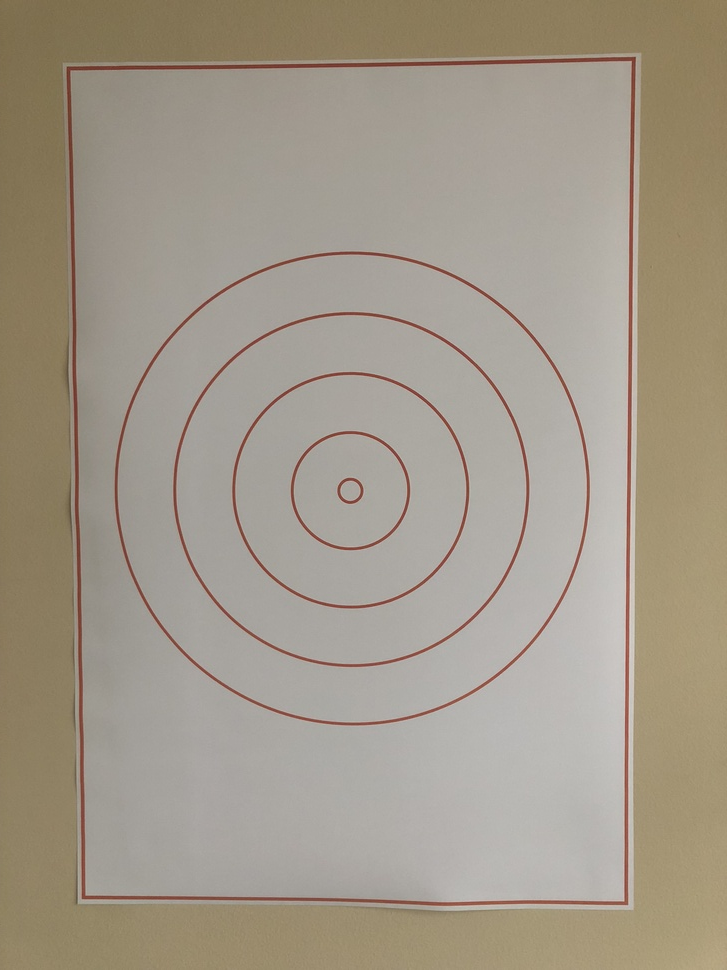
#> input picture images/template.jpeg, 727 x 970 px, shrunk from 3024 x 4032 before the run
$ jupyter execute --allow-errors contour_detection.ipynb   (shell and % lines are left out)   (older library calls are emulated)
#> lines starting #> are read from the running program, lines starting #| are printed output that depends on the picture; after the words box and inside, x2 and y2 are one past the last pixel; in counts of white or black regions, pixels touching at a corner belong together
# Finding Contours

In this notebook, I will try to get full contour of each closed boundary in the paper target and create a series of cropped images based on these boundaries.

[cell 1]
import numpy as np
import matplotlib.pyplot as plt
import cv2


# Set the default figure size
plt.rcParams['figure.figsize'] = [16,8]

# read in image
image = cv2.imread('images/template.jpeg')
#> image is the input picture: shape (970, 727, 3); mean B, G, R 137.5, 152.5, 161.8

# change color to RGB fro BGR
image = cv2.cvtColor(image, cv2.COLOR_BGR2RGB)

# show image
plt.imshow(image)

### Produce binary image for finding contours

[cell 2]
# convert to gray
gray = cv2.cvtColor(image, cv2.COLOR_RGB2GRAY)
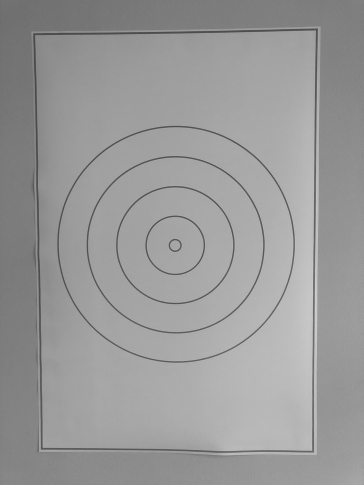
#> gray: shape (970, 727) (shown at 1/2 size); min 62, max 213, mean 153.5
# blur
gray_blurred = cv2.GaussianBlur(gray, (5,5), 4)

# create a binary threshold image
retval, binary = cv2.threshold(gray_blurred, 100, 255, cv2.THRESH_BINARY_INV)
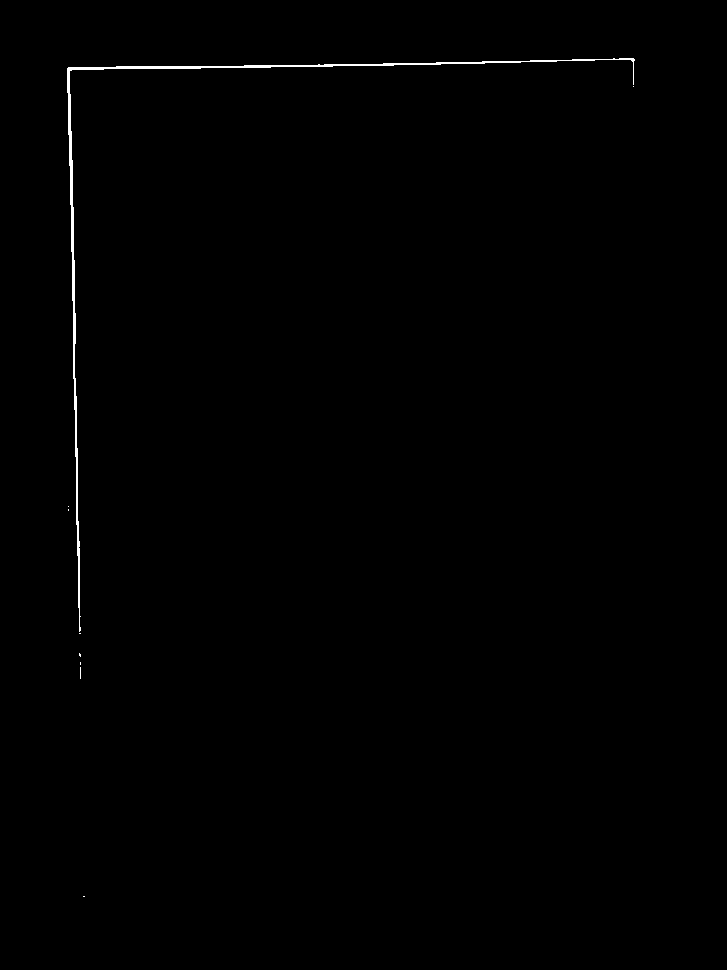
#> binary: shape (970, 727); 0.39% white; 9 white regions (8 under 20 px)

# show image
plt.imshow(binary, cmap='gray')

### Find and Draw Contours

[cell 3]
# find contours from shresholded, binary image
retval, contours, hierarchy = cv2.findContours(binary,
                                               cv2.RETR_TREE,
                                               cv2.CHAIN_APPROX_SIMPLE)
#> contours = 9 contours, 8 with area under 20; largest, box (x1, y1, x2, y2) and area: (67, 58, 635, 632) 1554

# draw all contours on a copy image
contours_image = np.copy(image)
contours_image = cv2.drawContours(contours_image, contours, -1,
                                  (0,255,0), 3)
#> contours_image: shape (970, 727, 3); mean R, G, B 160.4, 154.2, 136.7

# show image
plt.imshow(contours_image)
print('Detected {} contours'.format(len(contours)))
#| Detected 9 contours

#> (a cell that did not finish here is left out)

### Crop Image Around Contour

[cell 5]
# returns a new, cropped version of the original image
# [20 lines left out: function target_crop, not called in this run]

#> (a cell that did not finish here is left out)

Too many contours of not what I want get detected.

<p style="font-family: Arial; font-size:3em;color:purple; font-style:bold"><br>
My Solution</p><br>

[cell 7]
# First import OpenCV, NumPY and MatPlotLib as we will use these libraries
import cv2
import numpy as np
import matplotlib.pyplot as plt

# Load a color image
img = cv2.imread("images/template.jpeg")

# h is the Parameter regulating filter strength for luminance component.
# Bigger h value perfectly removes noise but also removes image details,
# smaller h value preserves details but also preserves some noise
hColor = h = 20

# Default values
templateWindowSize = 7
searchWindowSize = 21

#Image denoising by 'cv2.fastNlMeansDenoisingColored'
blur = cv2.fastNlMeansDenoisingColored(img, None,h,hColor,templateWindowSize,searchWindowSize)

plt.imshow(cv2.cvtColor(blur, cv2.COLOR_BGR2RGB))

### Edge Detection
Instead of using a gradient, you could use an edge detection such as Sobol, Laplacian and Canny here in combination with adjusting the image denoising step above.

[cell 8]
# Apply a morphological gradient (dilate the image, erode the image, and take the difference
elKernel = cv2.getStructuringElement(cv2.MORPH_ELLIPSE, (13,13))

# Use openCV's morphologyEx to generate a gradient using the kernel above
gradient = cv2.morphologyEx(blur, cv2.MORPH_GRADIENT, elKernel)

plt.imshow(cv2.cvtColor(gradient, cv2.COLOR_BGR2RGB))

### OTSU Thresholding
When converting from a grayscale image to a black and white image, selecting a good threshold value can be a time-consuming and manual process.  There are a number of automatic thresholding techniques available - and Otsu's method thresholding is one of the better known techniques.

Conceptually simple, and relatively low cost computationally, Otsu's threshold iterate through all the possible threshold values to find the threshold value where the sum of foreground and background spreads is at its minimum.

[cell 9]
# Convert gradient to grayscale
gradient = cv2.cvtColor(gradient, cv2.COLOR_BGR2GRAY)
#> gradient: shape (970, 727)

#  Generate a matrix called otsu using OpenCV's threshold() function.  Use
otsu = cv2.threshold(gradient, 0, 255, cv2.THRESH_BINARY | cv2.THRESH_OTSU)[1]
#> otsu: shape (970, 727); 13.9% white; 7 white regions (1 under 20 px), largest, box (x1, y1, x2, y2) and area: (62, 51, 641, 911) 42036, (109, 246, 596, 731) 22054, (167, 306, 535, 673) 16549, (226, 366, 475, 614) 10946, (285, 425, 416, 556) 5451, (332, 472, 369, 510) 1034

# Apply a closing operation - we're using a large kernel here. By all means adjust the size of this kernel
# and observe the effects
closingKernel = cv2.getStructuringElement(cv2.MORPH_ELLIPSE, (33,33))
close = cv2.morphologyEx(otsu, cv2.MORPH_CLOSE, closingKernel)
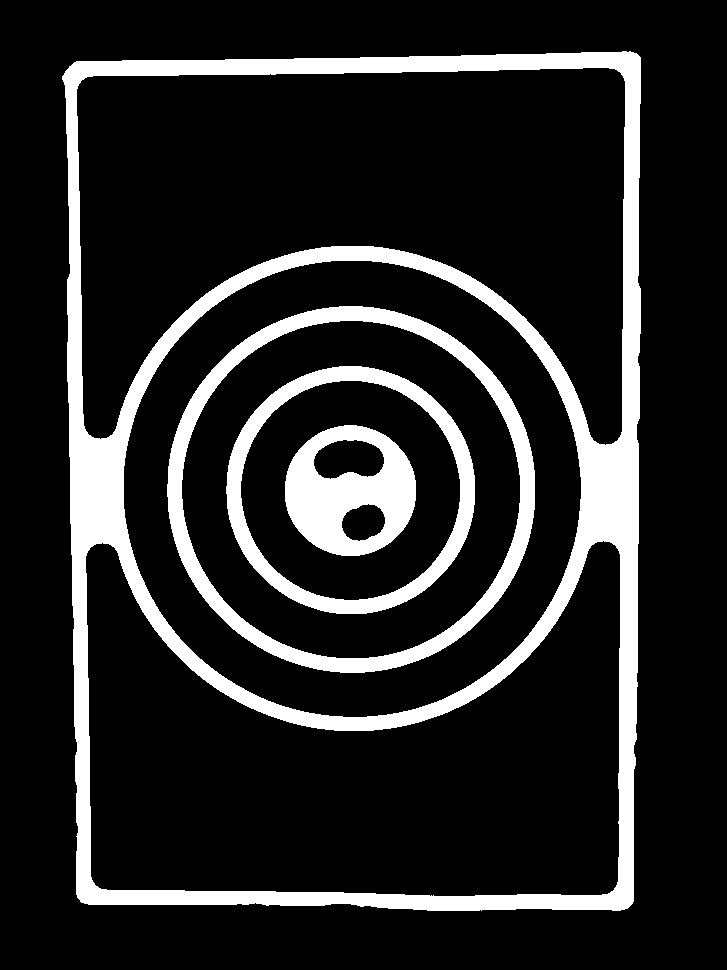
#> close: shape (970, 727); 15.3% white; 4 white regions
plt.imshow(close, cmap='gray')

### Find and Draw Contours

[cell 10]
# find contours from shresholded, binary image
retval, contours, hierarchy = cv2.findContours(close,
                                               cv2.RETR_TREE,
                                               cv2.CHAIN_APPROX_SIMPLE)
#> contours = 11 contours; largest, box (x1, y1, x2, y2) and area: (62, 51, 641, 911) 480801, (123, 260, 582, 718) 164458, (76, 67, 626, 446) 130465, (85, 540, 621, 897) 119568, (167, 306, 535, 673) 105528

# draw all contours on a copy image
contours_image = np.copy(image)
contours_image = cv2.drawContours(contours_image, contours, -1,
                                  (0,255,0), 3)
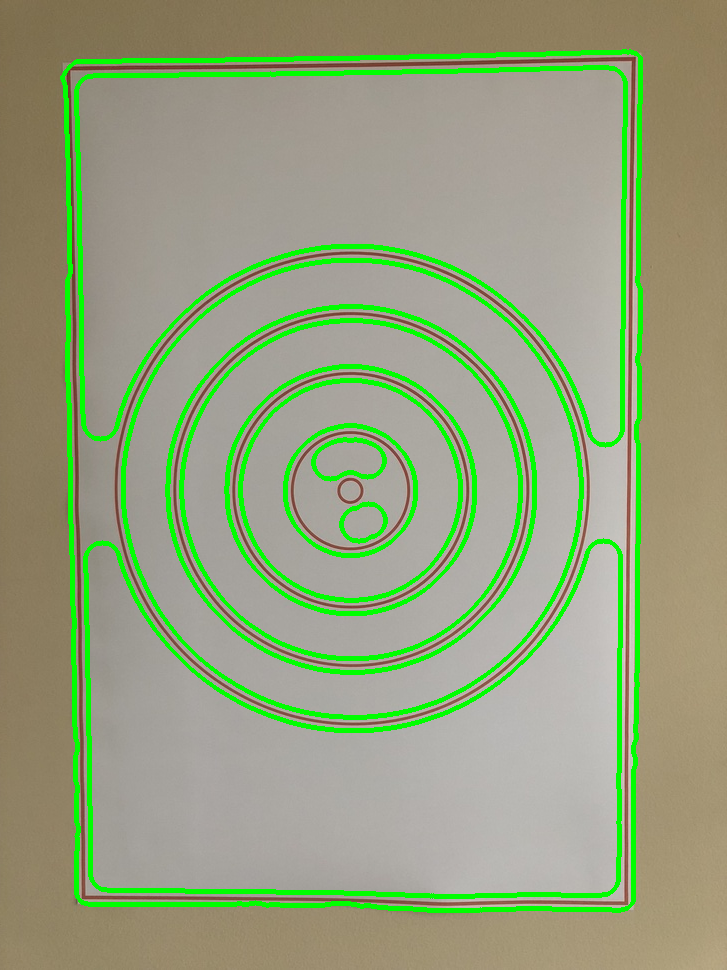
#> contours_image: shape (970, 727, 3); mean R, G, B 148, 160.5, 125.1

# show image
plt.imshow(contours_image)
print('Detected {} contours'.format(len(contours)))
#| Detected 11 contours

### Crop Image Around Contour

[cell 11]
# returns a new, cropped version of the original image
def target_crop(image, selected_contour):
    '''
    INPUT
    ------
    image : original image
    selected contour : contour that will be used for cropping

    RETURN
    ------
    cropped_image : cropped image around given contour
    '''

    # detect bounding rectangle around contour
    x,y,w,h = cv2.boundingRect(selected_contour)

    # crop image using bounding rectangle
    cropped_image = np.copy(image)
    cropped_image = cropped_image[y : y+h, x : x+w]

    return cropped_image

[cell 12]
# Sort the candidates by size, and just keep the largest one
contours = sorted(contours, key=cv2.contourArea, reverse=True)[:1]
#> contours = 1 contour; box (x1, y1, x2, y2) and area: (62, 51, 641, 911) 480801
selected_contour = contours[0]
#> selected_contour = contour of 237 points, box (x1, y1, x2, y2) (62, 51, 641, 911), area 480801

# call traget crop and show image
cropped_image = target_crop(image, selected_contour)
#> in target_crop, `x,y,w,h = cv2.boundingRect(selected_contour)`: x = 62; y = 51; w = 579; h = 860
#> in target_crop, `cropped_image = cropped_image[y : y+h, x : x+w]`:
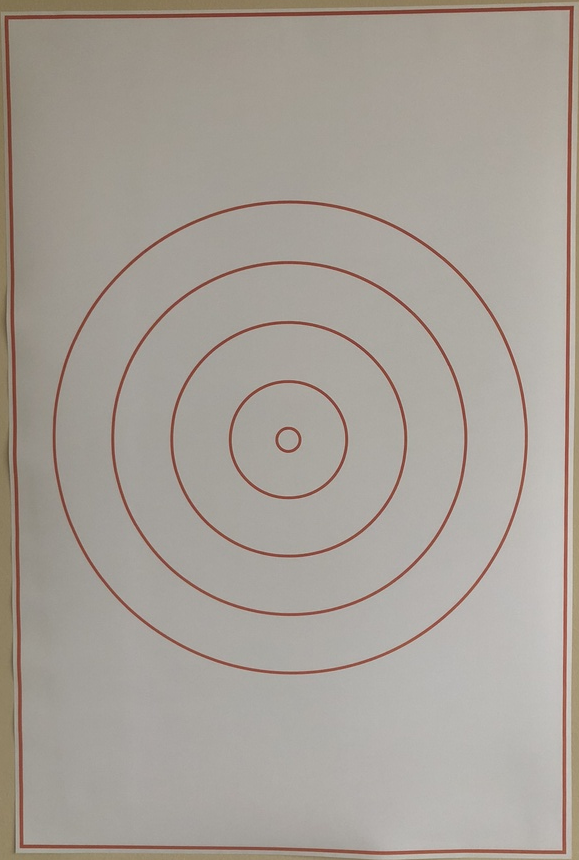
#> cropped_image: shape (860, 579, 3); mean R, G, B 166.9, 160, 152.1
plt.imshow(cropped_image)

$ run again, with images/test1.jpeg copied over images/template.jpeg
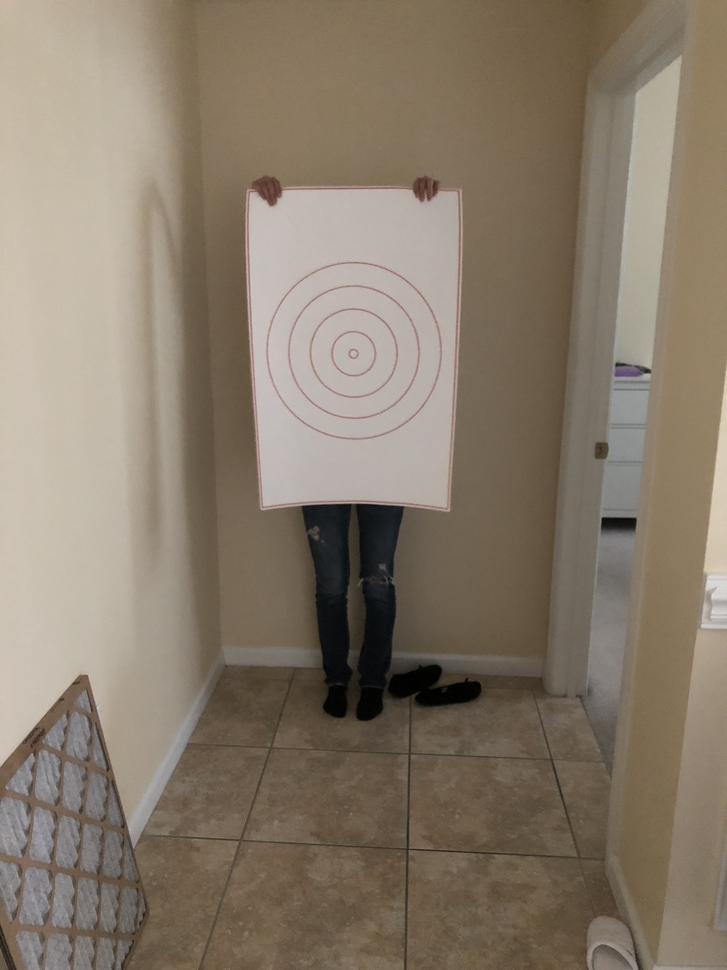
#> input picture images/test1.jpeg, 727 x 970 px, shrunk from 3024 x 4032 before the run
#> image is the input picture: shape (970, 727, 3); mean B, G, R 106.8, 122.8, 135.3
#> `retval, binary = cv2.threshold(gray_blurred, 100, 255, cv2.THRESH_BINA..`:
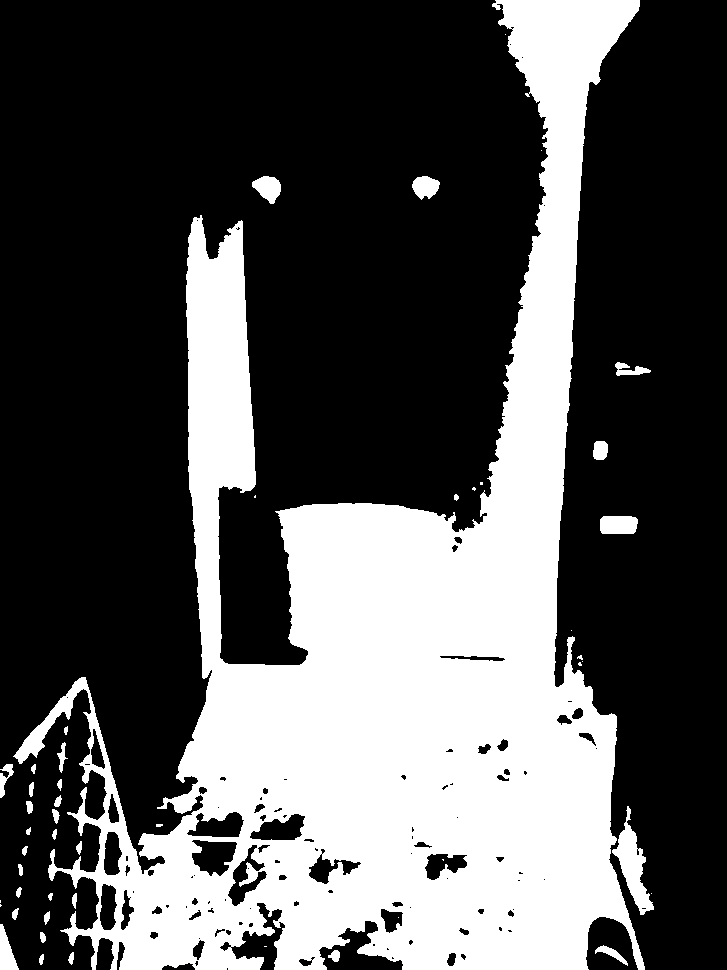
#> binary: shape (970, 727); 32.7% white; 49 white regions (16 under 20 px)
#> `retval, contours, hierarchy = cv2.findContours(binary, cv2.RETR_TREE, ..`: contours = 159 contours, 75 with area under 20; largest, box (x1, y1, x2, y2) and area: (13, 0, 645, 970) 230994, (612, 806, 654, 915) 1540, (191, 839, 238, 877) 1178, (186, 811, 245, 838) 1002, (227, 844, 268, 907) 974
#| Detected 159 contours
#> `selected_contour = contours[10]`: selected_contour = [[0, 900], [0, 902]]
#> in target_crop, `x,y,w,h = cv2.boundingRect(selected_contour)`: x = 0; y = 900; w = 1; h = 3
#> in target_crop, `cropped_image = cropped_image[y : y+h, x : x+w]`: cropped_image = [[110, 96, 93], [111, 96, 91], [110, 95, 88]]
#> otsu: shape (970, 727); 6.5% white; 31 white regions (10 under 20 px), largest, box (x1, y1, x2, y2) and area: (240, 172, 488, 727) 23004, (0, 668, 212, 849) 6682, (691, 380, 727, 657) 3318
#> close: shape (970, 727); 8.9% white; 19 white regions (3 under 20 px)
#> `retval, contours, hierarchy = cv2.findContours(close, cv2.RETR_TREE, c..`: contours = 21 contours, 5 with area under 20; largest, box (x1, y1, x2, y2) and area: (226, 172, 488, 727) 94974, (253, 194, 456, 502) 57303, (0, 668, 212, 849) 9576, (691, 380, 727, 657) 4744, (614, 58, 683, 319) 2888
#| Detected 21 contours
#> `contours = sorted(contours, key=cv2.contourArea, reverse=True)[:1]`: contours = 1 contour; box (x1, y1, x2, y2) and area: (226, 172, 488, 727) 94974
#> `selected_contour = contours[0]`: selected_contour = contour of 436 points, box (x1, y1, x2, y2) (226, 172, 488, 727), area 94974
#> in target_crop, `x,y,w,h = cv2.boundingRect(selected_contour)`: x = 226; y = 172; w = 262; h = 555
#> in target_crop, `cropped_image = cropped_image[y : y+h, x : x+w]`:
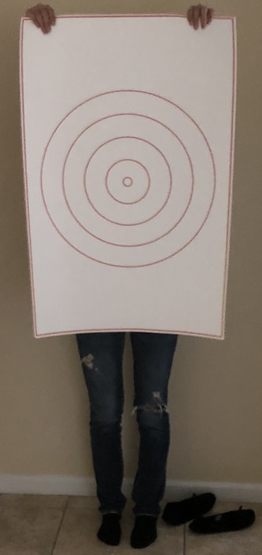
#> cropped_image: shape (555, 262, 3); mean R, G, B 130.8, 120.7, 111.3
